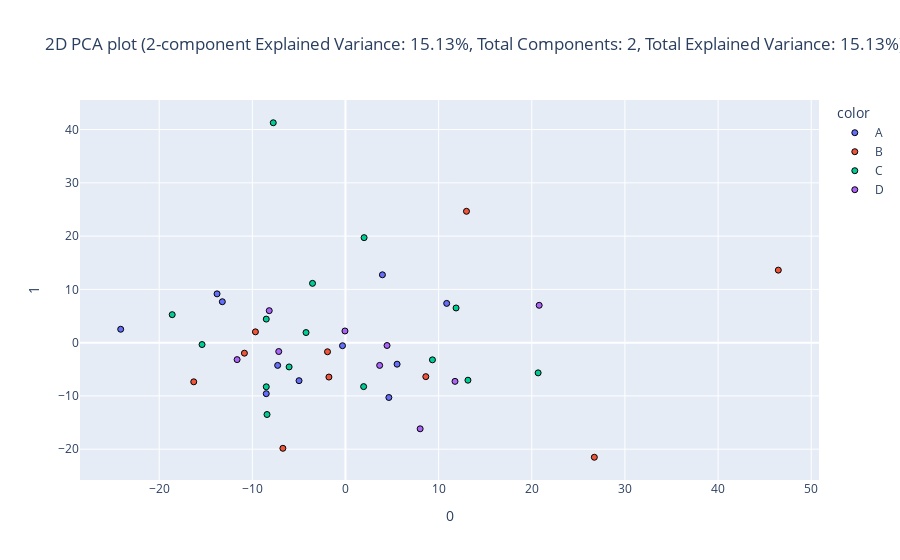

The cell this chart's notebook holds for it:
### Code cell
encoded_train_df, pca2d_train_df, encoded_test_df, pca2d_test_df = eda.dimensionality_reduction(train_df, test_df, id_features, categorical_features, continuous_features, target="Dukes Stage", method="pca", plot_type="2d", components=2)

### Figure 1 — Plotly figure (JSON) as saved in the notebook; plotly's stock layout.template omitted (floating-point values rounded to 4 significant figures)
{"data": [{"hovertemplate": "color=A<br>0=%{x}<br>1=%{y}<extra></extra>", "legendgroup": "A", "marker": {"color": "#636efa", "line": {"color": "Black", "width": 1}, "opacity": 1, "symbol": "circle"}, "mode": "markers", "name": "A", "orientation": "v", "showlegend": true, "type": "scatter", "x": [3.967, -4.985, -13.22, 4.657, 10.87, -24.13, -8.504, -13.79, -7.282, 5.54, -0.3177], "xaxis": "x", "y": [12.74, -7.14, 7.682, -10.3, 7.369, 2.513, -9.581, 9.158, -4.268, -4.044, -0.5727], "yaxis": "y"}, {"hovertemplate": "color=B<br>0=%{x}<br>1=%{y}<extra></extra>", "legendgroup": "B", "marker": {"color": "#EF553B", "line": {"color": "Black", "width": 1}, "opacity": 1, "symbol": "circle"}, "mode": "markers", "name": "B", "orientation": "v", "showlegend": true, "type": "scatter", "x": [-9.668, 12.99, -1.779, -6.72, -10.85, 26.72, 46.47, -16.29, 8.623, -1.93], "xaxis": "x", "y": [2.028, 24.66, -6.461, -19.84, -1.979, -21.51, 13.61, -7.355, -6.382, -1.711], "yaxis": "y"}, {"hovertemplate": "color=C<br>0=%{x}<br>1=%{y}<extra></extra>", "legendgroup": "C", "marker": {"color": "#00cc96", "line": {"color": "Black", "width": 1}, "opacity": 1, "symbol": "circle"}, "mode": "markers", "name": "C", "orientation": "v", "showlegend": true, "type": "scatter", "x": [-15.4, 1.999, -8.423, 11.87, 20.68, 9.336, 1.949, -7.753, -8.506, -4.234, -6.051, -18.6, -8.504, 13.15, -3.539], "xaxis": "x", "y": [-0.3568, 19.71, -13.49, 6.509, -5.674, -3.227, -8.255, 41.28, 4.419, 1.894, -4.56, 5.251, -8.288, -7.05, 11.13], "yaxis": "y"}, {"hovertemplate": "color=D<br>0=%{x}<br>1=%{y}<extra></extra>", "legendgroup": "D", "marker": {"color": "#ab63fa", "line": {"color": "Black", "width": 1}, "opacity": 1, "symbol": "circle"}, "mode": "markers", "name": "D", "orientation": "v", "showlegend": true, "type": "scatter", "x": [11.76, 3.671, 20.79, 8.016, -8.184, 4.462, -11.64, -0.056, -7.165], "xaxis": "x", "y": [-7.269, -4.272, 7.009, -16.18, 6.002, -0.534, -3.185, 2.189, -1.668], "yaxis": "y"}], "layout": {"legend": {"title": {"text": "color"}, "tracegroupgap": 0}, "title": {"text": "2D PCA plot (2-component Explained Variance: 15.13%, Total Components: 2, Total Explained Variance: 15.13%)"}, "xaxis": {"anchor": "y", "domain": [0, 1], "title": {"text": "0"}}, "yaxis": {"anchor": "x", "domain": [0, 1], "title": {"text": "1"}}}}
